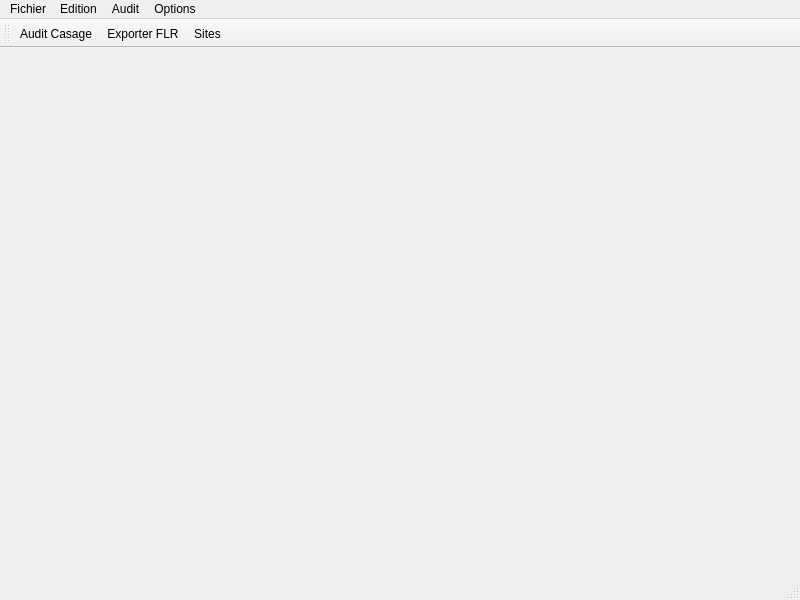
<?xml version="1.0" encoding="UTF-8"?>
<ui version="4.0">
 <class>MainFM</class>
 <widget class="QMainWindow" name="MainFM">
  <property name="geometry">
   <rect>
    <x>0</x>
    <y>0</y>
    <width>800</width>
    <height>600</height>
   </rect>
  </property>
  <property name="windowTitle">
   <string>FiberManager-e</string>
  </property>
  <widget class="QWidget" name="centralwidget"/>
  <widget class="QMenuBar" name="menubar">
   <property name="geometry">
    <rect>
     <x>0</x>
     <y>0</y>
     <width>800</width>
     <height>21</height>
    </rect>
   </property>
   <widget class="QMenu" name="menuFichier">
    <property name="title">
     <string>Fichier</string>
    </property>
   </widget>
   <widget class="QMenu" name="menuEdition">
    <property name="title">
     <string>Edition</string>
    </property>
    <widget class="QMenu" name="menuExporter">
     <property name="title">
      <string>Exporter</string>
     </property>
     <addaction name="actionMat_riel"/>
    </widget>
    <widget class="QMenu" name="menuImporter">
     <property name="enabled">
      <bool>true</bool>
     </property>
     <property name="title">
      <string>Importer</string>
     </property>
     <widget class="QMenu" name="menuDans_optique">
      <property name="title">
       <string>Dans optique</string>
      </property>
      <addaction name="actionSites"/>
      <addaction name="actionLTA"/>
     </widget>
     <addaction name="actionInfra"/>
     <addaction name="actionOptique"/>
     <addaction name="menuDans_optique"/>
    </widget>
    <addaction name="menuImporter"/>
    <addaction name="menuExporter"/>
    <addaction name="actionFLR"/>
   </widget>
   <widget class="QMenu" name="menuAudit">
    <property name="title">
     <string>Audit</string>
    </property>
    <widget class="QMenu" name="menuBase">
     <property name="enabled">
      <bool>true</bool>
     </property>
     <property name="title">
      <string>Base</string>
     </property>
     <addaction name="actionAuditCorolle"/>
     <addaction name="actionCasage"/>
    </widget>
    <widget class="QMenu" name="menuDOE">
     <property name="enabled">
      <bool>false</bool>
     </property>
     <property name="title">
      <string>DOE</string>
     </property>
     <addaction name="actionCTR"/>
     <addaction name="actionGC"/>
    </widget>
    <addaction name="menuBase"/>
    <addaction name="menuDOE"/>
   </widget>
   <widget class="QMenu" name="menuBase_de_donn_es">
    <property name="title">
     <string>Options</string>
    </property>
    <addaction name="actionBdd"/>
   </widget>
   <addaction name="menuFichier"/>
   <addaction name="menuEdition"/>
   <addaction name="menuAudit"/>
   <addaction name="menuBase_de_donn_es"/>
  </widget>
  <widget class="QStatusBar" name="statusbar"/>
  <widget class="QToolBar" name="toolBar">
   <property name="windowTitle">
    <string>toolBar</string>
   </property>
   <attribute name="toolBarArea">
    <enum>TopToolBarArea</enum>
   </attribute>
   <attribute name="toolBarBreak">
    <bool>false</bool>
   </attribute>
   <addaction name="actionCasage"/>
   <addaction name="actionFLR"/>
   <addaction name="actionSites"/>
  </widget>
  <action name="actionFLR">
   <property name="text">
    <string>Exporter FLR</string>
   </property>
  </action>
  <action name="actionMat_riel">
   <property name="enabled">
    <bool>false</bool>
   </property>
   <property name="text">
    <string>Matériel</string>
   </property>
  </action>
  <action name="actionInfra">
   <property name="text">
    <string>Infra</string>
   </property>
  </action>
  <action name="actionOptique">
   <property name="text">
    <string>Optique</string>
   </property>
  </action>
  <action name="actionInfra_2">
   <property name="text">
    <string>Infra</string>
   </property>
  </action>
  <action name="actionOptique_2">
   <property name="text">
    <string>Optique</string>
   </property>
  </action>
  <action name="actionAuditCorolle">
   <property name="text">
    <string>Audit Corolle</string>
   </property>
  </action>
  <action name="actionCTR">
   <property name="text">
    <string>CTR</string>
   </property>
  </action>
  <action name="actionGC">
   <property name="text">
    <string>GC</string>
   </property>
  </action>
  <action name="actionBdd">
   <property name="text">
    <string>Base de données</string>
   </property>
  </action>
  <action name="actionSites">
   <property name="text">
    <string>Sites</string>
   </property>
  </action>
  <action name="actionLTA">
   <property name="text">
    <string>LTA</string>
   </property>
  </action>
  <action name="actionCasage">
   <property name="text">
    <string>Audit Casage</string>
   </property>
  </action>
 </widget>
 <resources/>
 <connections/>
</ui>
